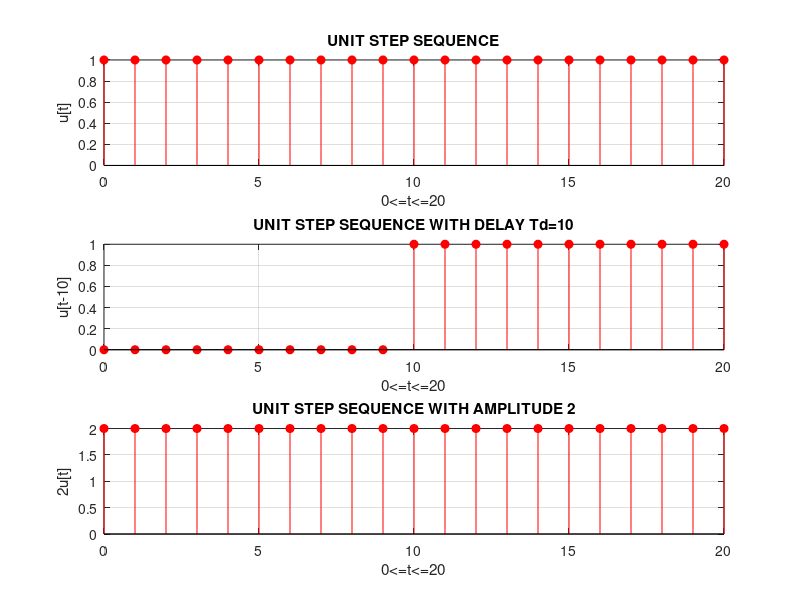

The MATLAB script that drew this image:
%Q8
disp('Question 8 -');
n=0:20;
un = ones(1,21);
subplot(3,1,1);
stem(n,un,'r','filled');
title('UNIT STEP SEQUENCE');
xlabel('0<=t<=20');
ylabel('u[t]');
grid on;
un = [zeros(1,10),ones(1,11)];
subplot(3,1,2);
stem(n,un,'r','filled');
title('UNIT STEP SEQUENCE WITH DELAY Td=10');
xlabel('0<=t<=20');
ylabel('u[t-10]');
grid on;
for i=1:21
  un(i)=2;
end 
subplot(3,1,3);
stem(n,un,'r','filled');
title('UNIT STEP SEQUENCE WITH AMPLITUDE 2');
xlabel('0<=t<=20');
ylabel('2u[t]');
grid on;
